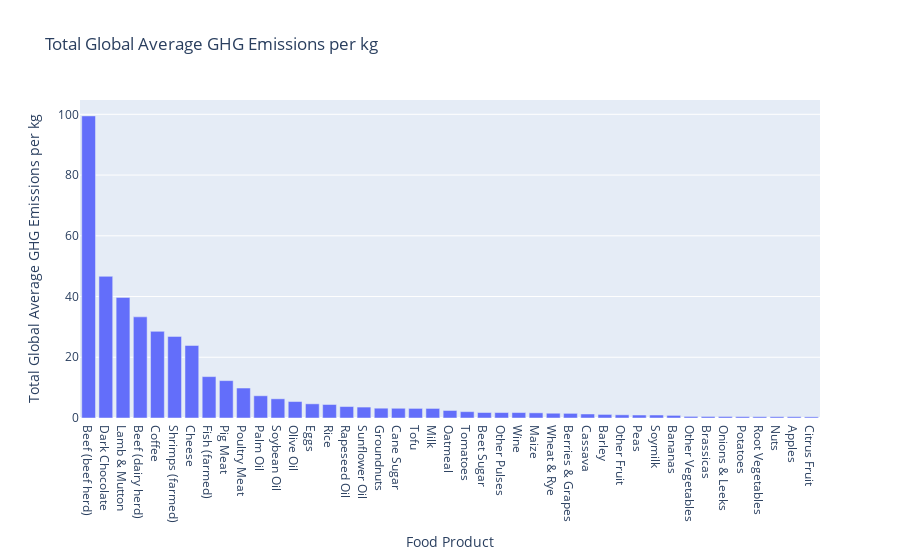

Source (notebook cell):
### Markdown cell above
Bar Chart of Total Global Average GHG Emissions per kg

### Code cell
worst_ten = data.sort_values(by='Total Global Average GHG Emissions per kg', ascending=False)
worst_ten_chart = px.bar(
    worst_ten,
    x=worst_ten['Food product'],
    y=worst_ten['Total Global Average GHG Emissions per kg'],
    title='Total Global Average GHG Emissions per kg '
)
worst_ten_chart.update_layout(xaxis_title='Food Product', yaxis_title='Total Global Average GHG Emissions per kg')
worst_ten_chart.show()

### Figure 1 — Plotly figure (JSON) as saved in the notebook; plotly's stock layout.template omitted (floating-point values rounded to 4 significant figures)
{"data": [{"alignmentgroup": "True", "hovertemplate": "Food product=%{x}<br>Total Global Average GHG Emissions per kg=%{y}<extra></extra>", "legendgroup": "", "marker": {"color": "#636efa", "pattern": {"shape": ""}}, "name": "", "offsetgroup": "", "orientation": "v", "showlegend": false, "textposition": "auto", "type": "bar", "x": ["Beef (beef herd)", "Dark Chocolate", "Lamb & Mutton", "Beef (dairy herd)", "Coffee", "Shrimps (farmed)", "Cheese", "Fish (farmed)", "Pig Meat", "Poultry Meat", "Palm Oil", "Soybean Oil", "Olive Oil", "Eggs", "Rice", "Rapeseed Oil", "Sunflower Oil", "Groundnuts", "Cane Sugar", "Tofu", "Milk", "Oatmeal", "Tomatoes", "Beet Sugar", "Other Pulses", "Wine", "Maize", "Wheat & Rye", "Berries & Grapes", "Cassava", "Barley", "Other Fruit", "Peas", "Soymilk", "Bananas", "Other Vegetables", "Brassicas", "Onions & Leeks", "Potatoes", "Root Vegetables", "Nuts", "Apples", "Citrus Fruit"], "xaxis": "x", "y": [99.48, 46.65, 39.72, 33.3, 28.53, 26.87, 23.88, 13.63, 12.31, 9.87, 7.32, 6.32, 5.42, 4.67, 4.45, 3.77, 3.6, 3.23, 3.2, 3.16, 3.15, 2.48, 2.09, 1.81, 1.79, 1.79, 1.7, 1.57, 1.53, 1.32, 1.18, 1.05, 0.98, 0.98, 0.86, 0.53, 0.51, 0.5, 0.46, 0.43, 0.43, 0.43, 0.39], "yaxis": "y"}], "layout": {"barmode": "relative", "legend": {"tracegroupgap": 0}, "title": {"text": "Total Global Average GHG Emissions per kg "}, "xaxis": {"anchor": "y", "domain": [0, 1], "title": {"text": "Food Product"}}, "yaxis": {"anchor": "x", "domain": [0, 1], "title": {"text": "Total Global Average GHG Emissions per kg"}}}}
